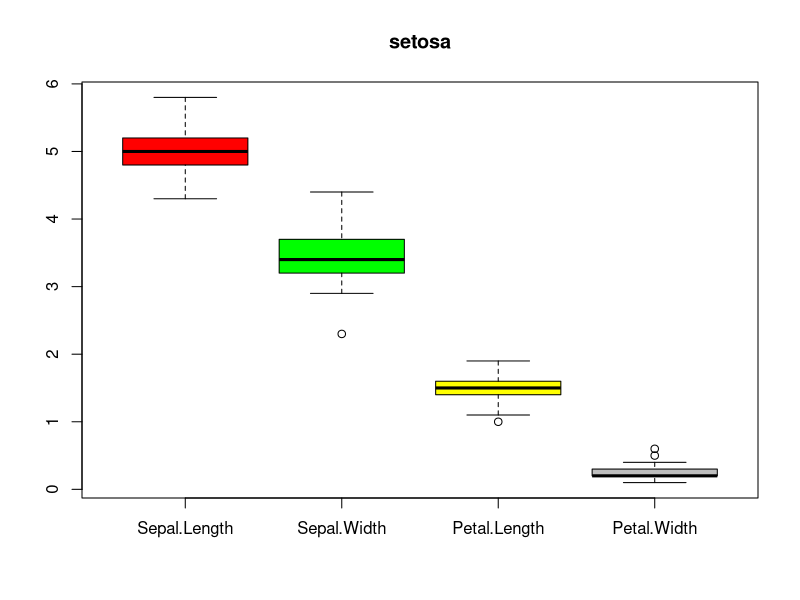
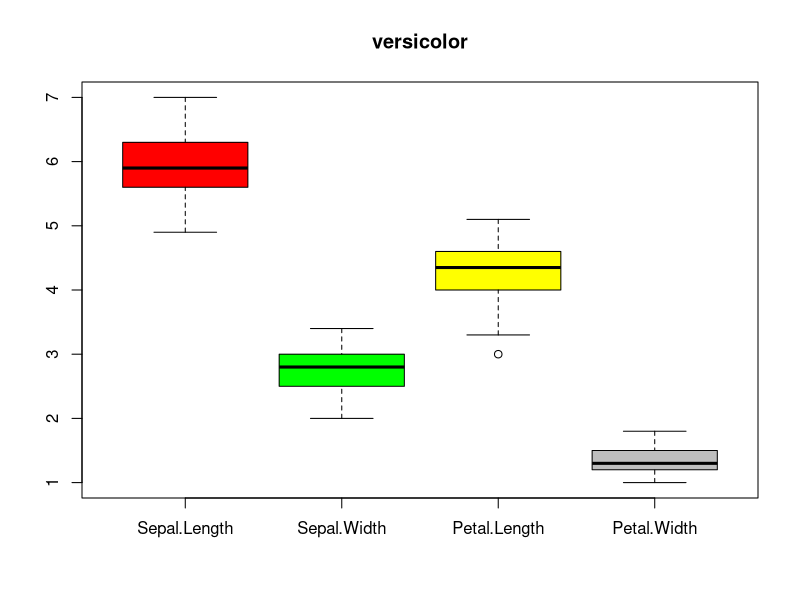
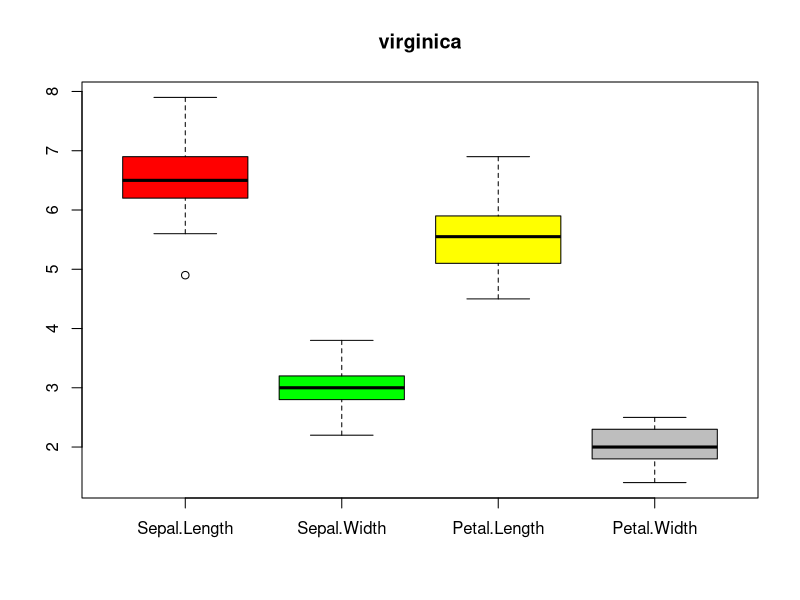
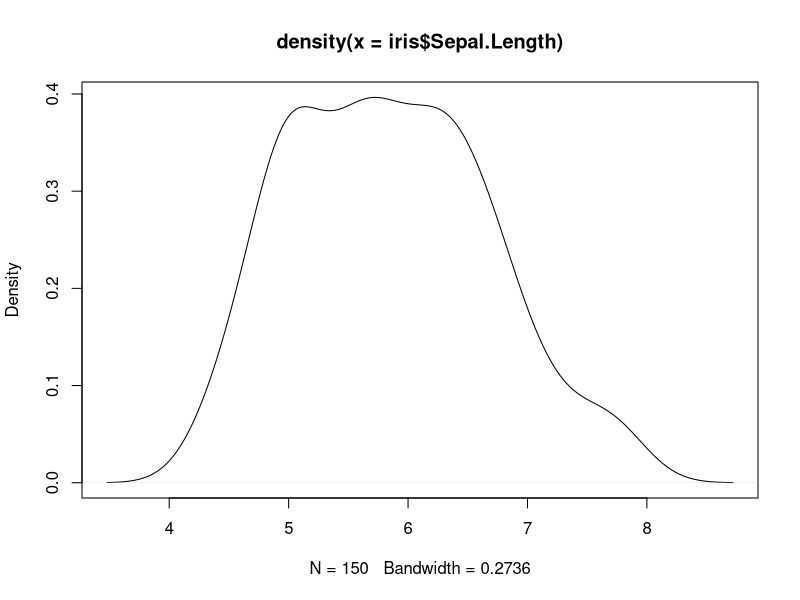
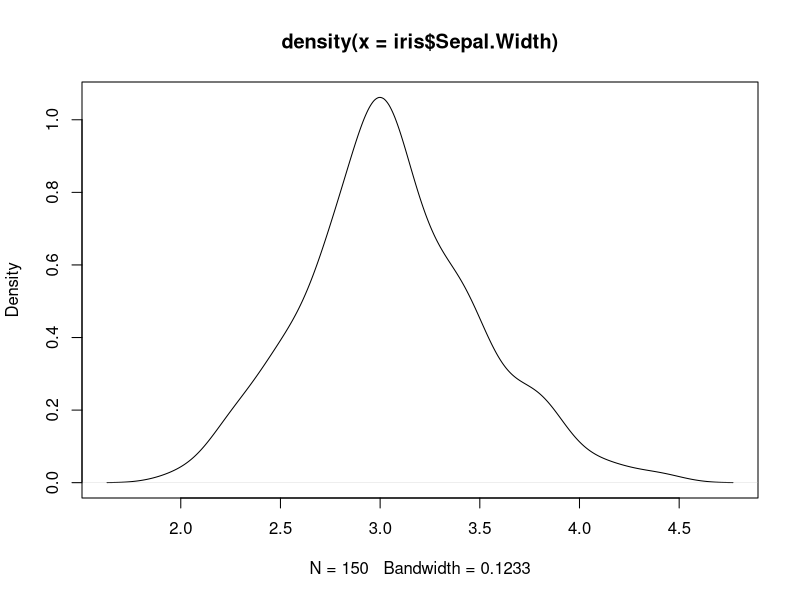
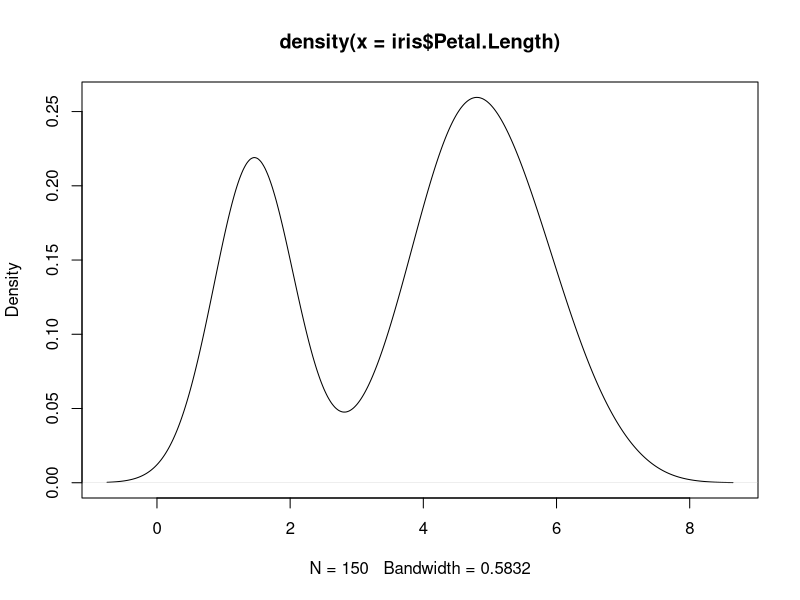
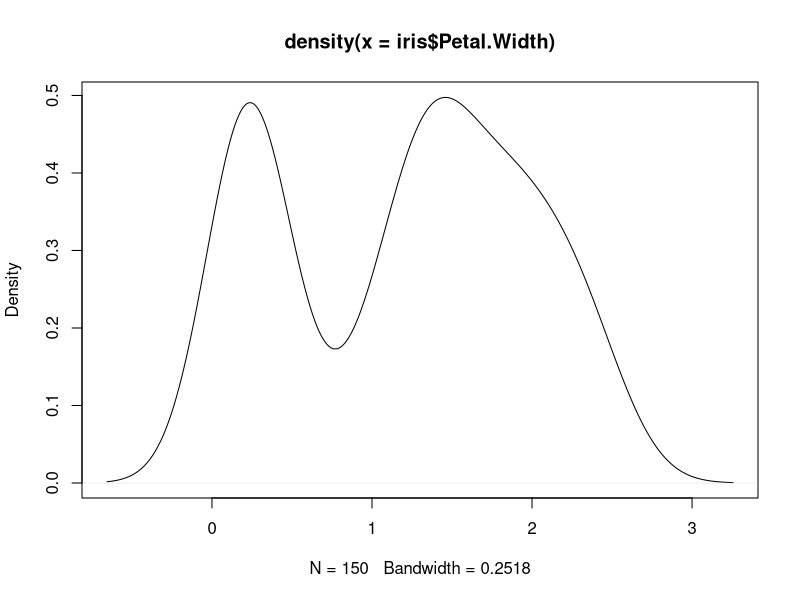
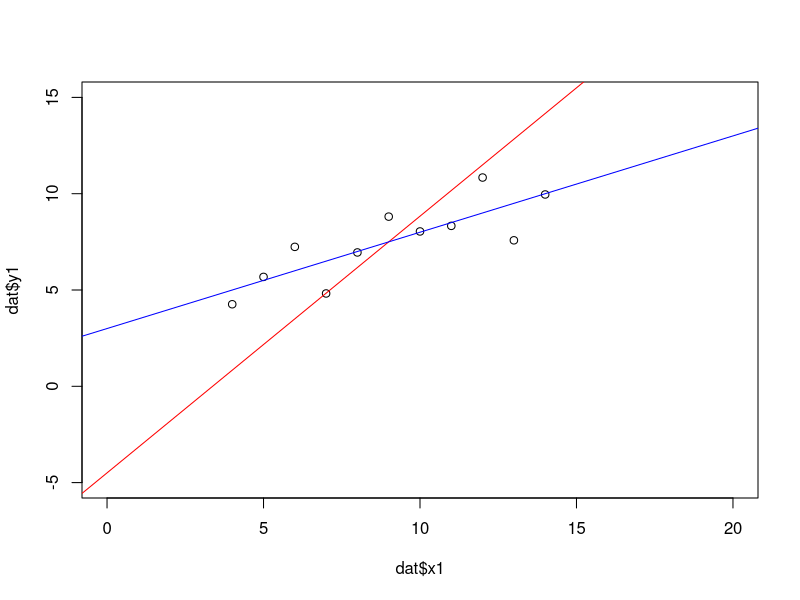

Write the R code that produced these figures, in order.
#Ex1
# A : DONE
# B (Shinho): Need explanation - done
# C (Baldo): Which differences do you observe? What could be a possible explanation? - done
# D (Shinho): labeling

#Ex2 (Omar)
# A : labeling & comments
# B : In which cases does the linear regression line give a good fit to the data?
#  On the basis of the scatter plots, describe the relationship/dependence between and for each data set.


#======================================================
#Ex 1
#task A
iris
colnames(iris)[1:4]

setosa <- iris[iris$Species == 'setosa',]
versicolor <- iris[iris$Species == 'versicolor',]
virginica <- iris[iris$Species == 'virginica',]
boxplot(setosa[1:4], main="setosa", col=c("red","green","yellow","gray"), names=colnames(iris)[1:4])
boxplot(versicolor[1:4], main="versicolor", col=c("red","green","yellow","gray"), names=colnames(iris)[1:4])
boxplot(virginica[1:4], main="virginica", col=c("red","green","yellow","gray"), names=colnames(iris)[1:4])

#------------------------------------------------------
#task B
# EXPLANATION:
# Distribution Skewness: is a measure of the asymmetry of the probability distribution 
# of a real-valued random variable about its mean. 
# The skewness value can be positive or negative, or even undefined.
# Negative skew: 
#   Mean is greater than median.
#   The left tail is longer; the mass of the distribution is concentrated on the right of the figure.
# Positive skew: 
#   Mean is less than median.
#   The right tail is longer; the mass of the distribution is concentrated on the left of the figure.

# Sepal Length and Width has positive skew.
# from the below density plot, we can see that the right tail is slightly longer than left tail on 
# Sepal Length and Width.

# Petal Length and Width has negative skew.
# from the below density plot of the petal length and width, we can see two hump but the most dense part is 
# on the right side (slightly).

# we also can say, the absolute of the skewness is bigger, the data is more concentrated on one-side.

(mean(iris$Sepal.Length) - median(iris$Sepal.Length)) / sd(iris$Sepal.Length)
(mean(iris$Sepal.Width) - median(iris$Sepal.Width)) / sd(iris$Sepal.Width)
(mean(iris$Petal.Length) - median(iris$Petal.Length)) / sd(iris$Petal.Length)
(mean(iris$Petal.Width) - median(iris$Petal.Width)) / sd(iris$Petal.Width)

d <- density(iris$Sepal.Length) # returns the density data 
plot(d) # plots the results
d <- density(iris$Sepal.Width) # returns the density data 
plot(d) # plots the results
d <- density(iris$Petal.Length) # returns the density data 
plot(d) # plots the results
d <- density(iris$Petal.Width) # returns the density data 
plot(d) # plots the results



#------------------------------------------------------
# task C

# Pearson's Correlation
# 
# +1: Perfect direct linear relationship (correlation)
# -1: Perfect decreasing linear relationship (anti-correlation)
# 0: uncorrelated
# 
# One can observe that when considering the whole Iris data set, 
# there is a decreasing linear relationship between the variables 
# Petal.Width/Lenght and Sepal.Width, on the contrary there is 
# an increasing correlation between the variables Sepal.Length 
# and Petal.Width/Length.
# 
# In contrast when every group of species is analyzed
# individually one can observe that there is only an 
# increasing correlation. In the case of species type Setosa
# the correlation between Sepal.Length and Petal.Width/Length 
# reduces considerably.
# 
# One possible explanation for these discrepancies between
# correlations is the existence/addition of ???outliers??? affecting
# the measure when the data is correlated all together and individually.  

co <- cor(iris[1:4])
corsp <- cor(iris[1:4], method="spearman")

coSetosa <- cor(setosa[1:4])
corspSetosa <- cor(setosa[1:4], method="spearman")

coVersicolor <- cor(versicolor[1:4])
corspVersicolor <- cor(versicolor[1:4], method="spearman")

coVirginica <- cor(virginica[1:4])
corspVirginica <- cor(virginica[1:4], method="spearman")

co
corsp
coSetosa
corspSetosa
coVersicolor
corspVersicolor
coVirginica
corspVirginica

#plot(iris)
#plot(setosa)
#plot(versicolor)
#plot(virginica)

#------------------------------------------------------
#task D
pdf('my_test.pdf',width=8,height=8,paper='special') 

# displays Pearson's Correlation
library("lattice")
levelplot(co, colorkey = T, region = T, main="Iris data set", sub="Pearson's Correlation", 
          col.regions=heat.colors, xlab="", ylab="")
levelplot(coSetosa, colorkey = T, region = T, main="Setosa", sub="Pearson's Correlation", 
          col.regions=heat.colors, xlab="", ylab="")
levelplot(coVersicolor, colorkey = T, region = T, main="Versicolor", sub="Pearson's Correlation", 
          col.regions=heat.colors, xlab="", ylab="")
levelplot(coVirginica, colorkey = T, region = T, main="Virginica", sub="Pearson's Correlation", 
          col.regions=heat.colors, xlab="", ylab="")

# displays spearman's Correlation

levelplot(corsp, colorkey = T, region = T, main="Iris data set", sub="Spearman's Correlation", 
          col.regions=heat.colors, xlab="", ylab="")
levelplot(corspSetosa, colorkey = T, region = T, main="Setosa", sub="Spearman's Correlation", 
          col.regions=heat.colors, xlab="", ylab="")
levelplot(corspVersicolor, colorkey = T, region = T, main="Versicolor", sub="Spearman's Correlation", 
          col.regions=heat.colors, xlab="", ylab="")
levelplot(corspVirginica, colorkey = T, region = T, main="Virginica", sub="Spearman's Correlation", 
          col.regions=heat.colors, xlab="", ylab="")

dev.off()

#======================================================
#2.
#======================================================
# A-i
dat = read.csv("exercise2-2.csv")

meanByCol = apply(dat,2,mean)
varByCol = apply(dat, 2, var)

meanByCol
varByCol
# A-ii
cor(dat$x1, dat$y1)
cor(dat$x2, dat$y2)
cor(dat$x3, dat$y3)
cor(dat$x4, dat$y4)

# A-iii
# b= pearson * sqrt(var x)/sqrt(var y)
# a= mean(y) - b*mean(x)
b1 <- cor(dat$x1, dat$y1) * sqrt(varByCol[1]) / sqrt(varByCol[2])
a1 <- meanByCol[2] - (b1 * meanByCol[1])
b2 <- cor(dat$x2, dat$y2) * sqrt(varByCol[3]) / sqrt(varByCol[4])
a2 <- meanByCol[4] - (b1 * meanByCol[3])
b3 <- cor(dat$x3, dat$y3) * sqrt(varByCol[5]) / sqrt(varByCol[6])
a3 <- meanByCol[6] - (b1 * meanByCol[5])
b4 <- cor(dat$x4, dat$y4) * sqrt(varByCol[7]) / sqrt(varByCol[8])
a4 <- meanByCol[8] - (b1 * meanByCol[7])


#==================================================
#B
plot(dat$x1, dat$y1, xlim=c(0, 20), ylim=c(-5,15))
abline(a=a1, b=b1, col="red")
abline(lm(dat$y1~dat$x1), col="blue")

plot(dat$x2, dat$y2, xlim=c(0, 20), ylim=c(-5,15))
abline(a=a2, b=b2, col="red")
abline(lm(dat$y2~dat$x2), col="blue")

plot(dat$x3, dat$y3, xlim=c(0, 20), ylim=c(-5,15))
abline(a=a3, b=b3, col="red")
abline(lm(dat$y3~dat$x3), col="blue")

plot(dat$x4, dat$y4, xlim=c(0, 20), ylim=c(-5,15))
abline(a=a4, b=b4, col="red")
abline(lm(dat$y4~dat$x4), col="blue")
